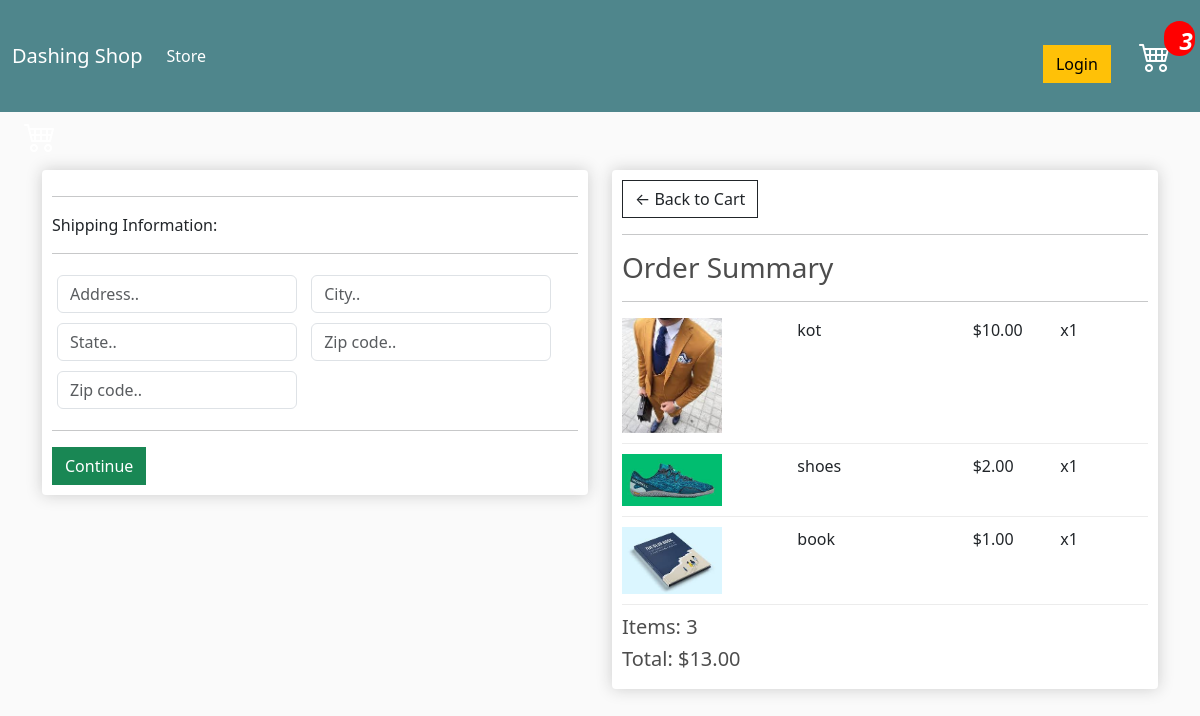
Screenshot of /checkout/ (signed in) with the database file from the repository.
### store/models.py (models this page shows, shortened)
class OrderItem(models.Model):
    product = models.ForeignKey(Product,on_delete=models.SET_NULL,null=True)
    order = models.ForeignKey(Order,on_delete=models.SET_NULL,null=True)
    quantity = models.IntegerField(default=0,null=True,blank=True)
    date_added =models.DateTimeField(auto_now_add=True)
    @property
    def get_total(self):
        total = self.quantity * self.product.price
        return total

class Product(models.Model):
    name = models.CharField(max_length=200,null=True)
    price = models.DecimalField(max_digits=7,decimal_places=2)
    digital = models.BooleanField(default=False,null=True,blank=False)
    image = models.ImageField(null=True,blank=True)
    @property
    def imageURL(self):
        try:
            url = self.image.url
        except:
            url = ''
        return url

class Order (models.Model):
    customer = models.ForeignKey(Customer,on_delete=models.SET_NULL,null=True,blank=True)
    date_ordered = models.DateTimeField(auto_now_add=True)
    complete = models.BooleanField(default=False,null=True,blank=False)
    tarnsaction_id =  models.CharField(max_length=200,null=True)
    @property
    def shipping(self):
        shipping = False
        orderitems = self.orderitem_set.all()
        for i in orderitems:
            if i.product.digital == False:
                shipping = True
        return shipping
    @property
    def get_cart_total(self):
        orderitems = self.orderitem_set.all()
        total = sum([item.get_total for item in orderitems])
        return total
    @property
    def get_cart_items(self):
        orderitems = self.orderitem_set.all()
        total = sum([item.quantity for item in orderitems])
        return total

### store/views.py (the view)
# urls.py: path('checkout/',views.checkout,name="checkout"),
def checkout(request):
    data = cartData(request)
    cartItems = data['cartItems']
    order = data['order']
    items = data['items']
    context={'items':items,'order':order,'cartItems':cartItems}
    return render(request,"store/checkout.html",context)

### store/utils.py (called while the page is built)
def cartData(request):
    if request.user.is_authenticated:
        customer = request.user.customer
        order,created = Order.objects.get_or_create(customer=customer,complete=False)
        items = order.orderitem_set.all()
        cartItems = order.get_cart_items
    else:
       cookieData = cookieCart(request)
       cartItems = cookieData['cartItems']
       order = cookieData['order']
       items = cookieData['items']
    return {'cartItems':cartItems,'order':order,'items':items}

### store/templates/store/checkout.html (shortened to what this page needs)
{% extends 'store/main.html' %}
{% load static %}
{%  block content %}
<div class="container">
    <div class="row">
		<div class="col-lg-6">
			<div class="box-element" id="form-wrapper">
				<form id="form">
					<div id="shipping-info">
						<hr>
						<p>Shipping Information:</p>
						<hr>
						<div class="form-field">
							<input class="form-control" type="text" name="address" placeholder="Address..">
						</div>
						<div class="form-field">
							<input class="form-control" type="text" name="city" placeholder="City..">
						</div>
						<div class="form-field">
							<input class="form-control" type="text" name="state" placeholder="State..">
						</div>
						<div class="form-field">
							<input class="form-control" type="text" name="zipcode" placeholder="Zip code..">
						</div>
						<div class="form-field">
							<input class="form-control" type="text" name="country" placeholder="Zip code..">
						</div>
					</div>
					<hr>
					<input id="form-button" class="btn btn-success btn-block" type="submit" value="Continue">
				</form>
			</div>
			<br>
		</div>
		<div class="col-lg-6">
			<div class="box-element">
				<a  class="btn btn-outline-dark" href="{% url 'store:cart' %}">&#x2190; Back to Cart</a>
				<hr>
				<h3>Order Summary</h3>
				<hr>
				{% for item in items %}
				    <div class="cart-row">
				    	<div style="flex:2"><img class="row-image" src="{{ item.product.imageURL }}"></div>
				    	<div style="flex:2"><p>{{ item.product.name }}</p></div>
				    	<div style="flex:1"><p>${{ item.product.price|floatformat:2 }}</p></div>
				    	<div style="flex:1"><p>x{{ item.quantity }}</p></div>
				    </div>
				{% endfor %}
				<h5>Items: {{ order.get_cart_items }}</h5>
				<h5>Total:   ${{order.get_cart_total|floatformat:2 }}</h5>
			</div>
		</div>
	</div>
</div>
{% endblock content %}

### static/css/main.css (style rules this page uses)
body { background-color: hsl(0, 0%, 98%); }
h1,h2,h3,h4,h5,h6 { color:hsl(0, 0%, 30%); }
.box-element { box-shadow:hsl(0, 0%, 80%) 0 0 16px; background-color: #fff; border-radius: 4px; padding: 10px; }
.col-lg-4, .col-lg-6, .col-lg-8, .col-lg-12 { margin-top: 10px; }
.btn { border-radius: 0; }
.row-image { width: 100px; }
.form-field { width:250px; display: inline-block; padding: 5px; }
.cart-row { display: flex; align-items: flex-stretch; padding-bottom: 10px; margin-bottom: 10px; border-bottom: 1px solid #ececec; }

### rows the page displays
OrderItem: product.imageURL (picture), product.name "kot", product.price "10.00", quantity "1"
OrderItem: product.imageURL (picture), product.name "shoes", product.price "2.00", quantity "1"
OrderItem: product.imageURL (picture), product.name "book", product.price "1.00", quantity "1"
Order: get_cart_items "3", get_cart_total "13.00"

### other values shown
{{ cartItems }} "3"
